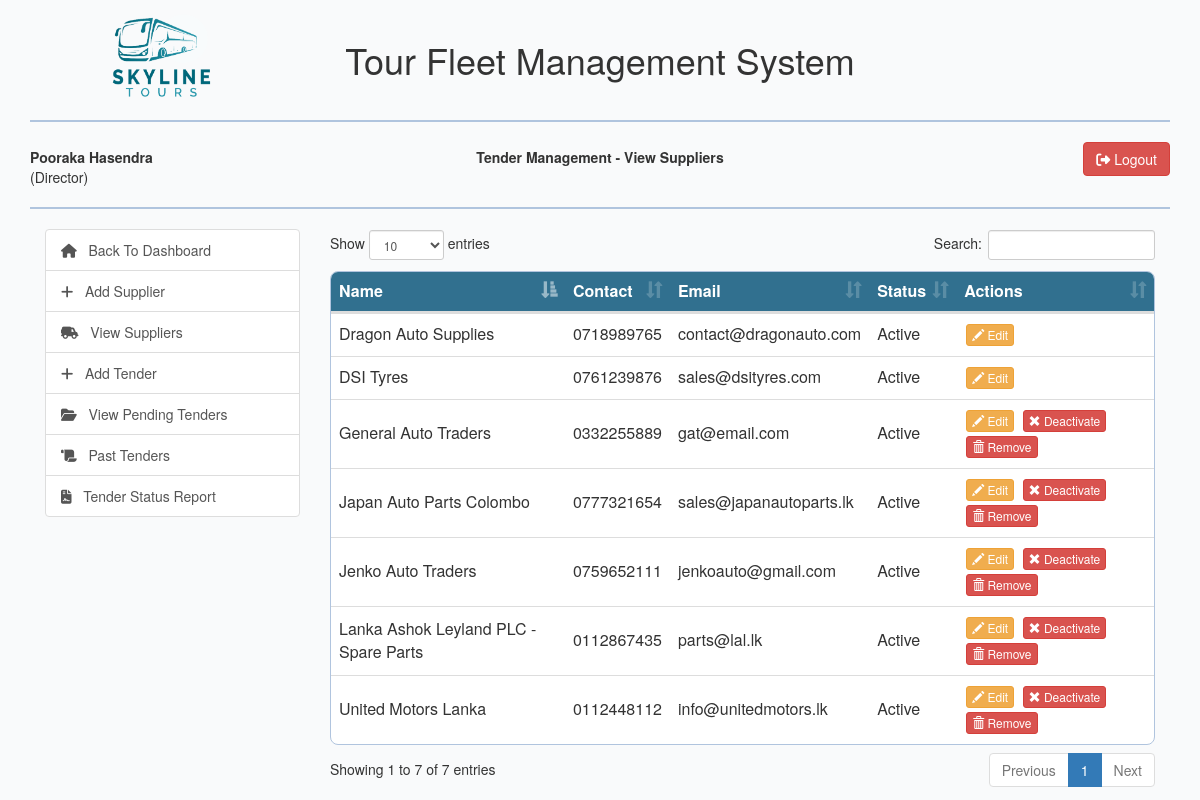
Page /view/view-suppliers.php (signed in) on the committed database.
### tables this page shows
CREATE TABLE `supplier` (
  `supplier_id` int(10) NOT NULL,
  `supplier_name` varchar(255) NOT NULL,
  `supplier_contact` varchar(10) NOT NULL,
  `supplier_email` varchar(255) NOT NULL,
  `supplier_status` int(10) NOT NULL DEFAULT 1 COMMENT '-1=removed,0=deactivated, 1=Active '
);

### model/supplier_model.php (called while the page is built, shortened)
<?php
class Supplier{
    public function getSuppliers(){
        $con = $GLOBALS["con"];
        $sql = "SELECT * FROM supplier WHERE supplier_status!='-1'";
        $result = $con->query($sql) or die($con->error);
        return $result;
    }
    public function checkIfASupplierHasBidsInAnActiveTender($supplierId) {
        $con = $GLOBALS["con"];
        $sql = "SELECT COUNT(*) AS bid_count
        FROM bid b JOIN tender t ON b.tender_id = t.tender_id
        WHERE b.supplier_id=? AND t.tender_status IN ('1', '2')";
        $stmt = $con->prepare($sql);
        $stmt->bind_param("i", $supplierId);
        $stmt->execute();
        $result = $stmt->get_result();
        $row = $result->fetch_assoc();
        return $row['bid_count'] > 0;
    }
}

### view/view-suppliers.php (the view, shortened to what this page needs)
<?php
include_once '../model/supplier_model.php';
$supplierObj = new Supplier();
$supplierResult = $supplierObj->getSuppliers();
?>
<html lang="en">
<head>
    <?php include_once "../includes/bootstrap_css_includes.php"?>
</head>
<body>
    <div class="container">
        <?php include_once "../includes/header_row_includes.php";?>
        <div class="col-md-3">
            <?php include_once "../includes/tender_functions.php"; ?>
        </div>
        <div class="col-md-9">
            <div class="row">
                <div class="col-md-6 col-md-offset-3" id="msg" >
                </div>
            </div>
            <div class="row">
                <div class="col-md-12">
                    <table class="table" id="suppliertable">
                        <thead>
                            <tr>
                                <th>Name</th>
                                <th>Contact</th>
                                <th>Email</th>
                                <th>Status</th>
                                <th>Actions</th>
                            </tr>
                        </thead>
                        <tbody>
                            <?php while($supplierRow = $supplierResult->fetch_assoc()){
                                $supplierHasActiveTenders = $supplierObj->checkIfASupplierHasBidsInAnActiveTender($supplierRow['supplier_id']);
                                $supplierStatus = match((int)$supplierRow['supplier_status']){
                                    -1=>"Removed",
                                    0=>"Deactivated",
                                    1=>"Active",
                                };
                                ?>
                            <tr>
                                <td><?php echo $supplierRow['supplier_name'];?></td>
                                <td><?php echo $supplierRow['supplier_contact'];?></td>
                                <td><?php echo $supplierRow['supplier_email'];?></td>
                                <td><?php echo $supplierStatus;?></td>
                                <td>
                                    <a href="edit-supplier.php?supplier_id=<?php echo base64_encode($supplierRow['supplier_id']);?>"
                                       class="btn btn-xs btn-warning" style="margin:2px;display:<?php echo checkPermissions(63); ?>">
                                        <span class="glyphicon glyphicon-pencil"></span>
                                        Edit
                                    </a>
                                    <?php if($supplierRow['supplier_status']==1 && !$supplierHasActiveTenders){?>
                                    <a href="../controller/supplier_controller.php?status=deactivate_supplier&supplier_id=<?php echo base64_encode($supplierRow['supplier_id']);?>"
                                       class="btn btn-xs btn-danger deactivate-supplier-btn" style="margin:2px;display:<?php echo checkPermissions(65); ?>">
                                        <span class="glyphicon glyphicon-remove"></span>
                                        Deactivate
                                    </a>
                                    <?php } ?>
                                    <?php if(!$supplierHasActiveTenders){?>
                                    <a href="../controller/supplier_controller.php?status=remove_supplier&supplier_id=<?php echo base64_encode($supplierRow['supplier_id']);?>"
                                       class="btn btn-xs btn-danger remove-supplier-btn" style="margin:2px;display:<?php echo checkPermissions(66); ?>">
                                        <span class="glyphicon glyphicon-trash"></span>
                                        Remove
                                    </a>
                                    <?php } ?>
                                </td>
                            </tr>
                            <?php } ?>
                        </tbody>
                    </table>
                </div>
            </div>
        </div>
    </div>
</body>
</html>

### css/custom.css (style rules this page uses)
body { background-color: #F9FAFB; }
.table { background-color:#ffffff; border-radius: 8px; overflow: hidden; border:1px solid lightsteelblue; }
.table thead { background-color: #31708f; color:white; }
.table tbody > tr > td { vertical-align: middle; }

### rows in the picture
supplier: supplier_name "United Motors Lanka", supplier_contact "0112448112", supplier_email "info@unitedmotors.lk", supplier_status "Active"
supplier: supplier_name "Lanka Ashok Leyland PLC - Spare Parts", supplier_contact "0112867435", supplier_email "parts@lal.lk", supplier_status "Active"
supplier: supplier_name "Japan Auto Parts Colombo", supplier_contact "0777321654", supplier_email "sales@japanautoparts.lk", supplier_status "Active"
supplier: supplier_name "Dragon Auto Supplies", supplier_contact "0718989765", supplier_email "contact@dragonauto.com", supplier_status "Active"
supplier: supplier_name "General Auto Traders", supplier_contact "0332255889", supplier_email "gat@email.com", supplier_status "Active"
supplier: supplier_name "DSI Tyres", supplier_contact "0761239876", supplier_email "sales@dsityres.com", supplier_status "Active"
supplier: supplier_name "Jenko Auto Traders", supplier_contact "0759652111", supplier_email "jenkoauto@gmail.com", supplier_status "Active"

### other values in the picture
$userSession["user_fname"]." ".$userSession["user_lname"] "Pooraka Hasendra"
$userSession["role_name"] "Director"
$pageName "Tender Management - View Suppliers"
